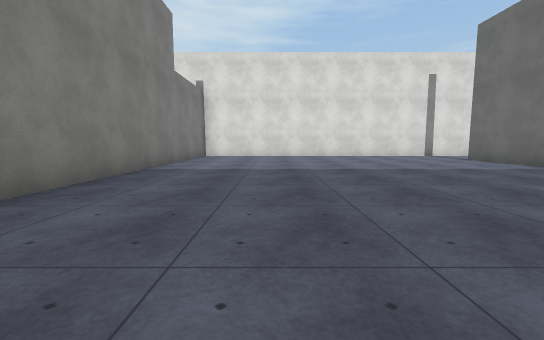
[1] (above)

12 first-person views from a walk through a 3-D level made in the Unity game engine. The camera is 1.2 m above the floor, tilts 6° down and sees 90° across. The floor is counted in squares, 2 m on a side. Each view is taken from the middle of a square. On the plan, view 1 faces up. The plan holds only what a view shows up to about 9 squares ahead; the rest is blank. The place goes on beyond the plan. The player is left out. Surface patterns are stand-ins for the level's own textures.

[2]
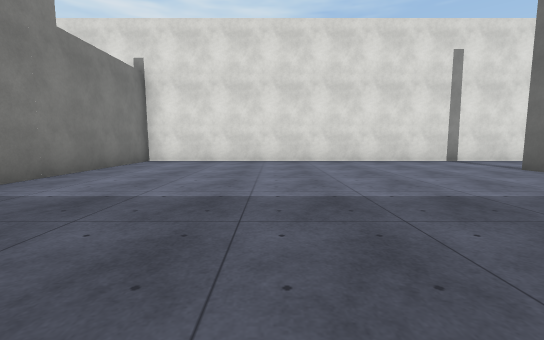

[3]
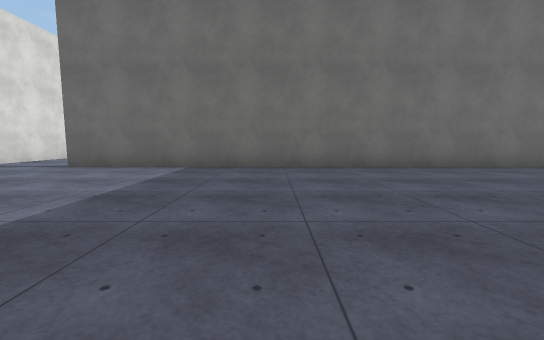

[4]
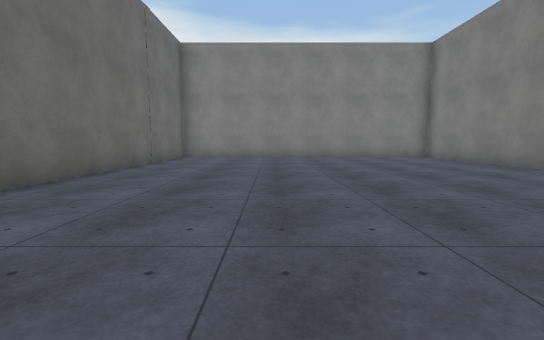

[5]
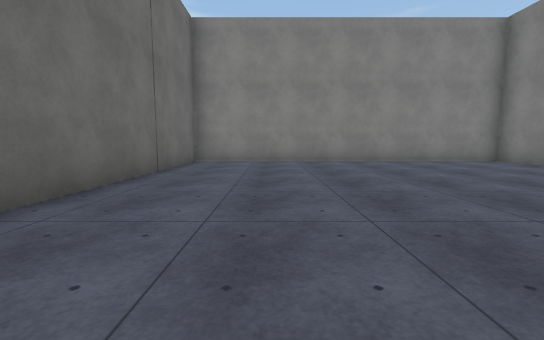

[6]
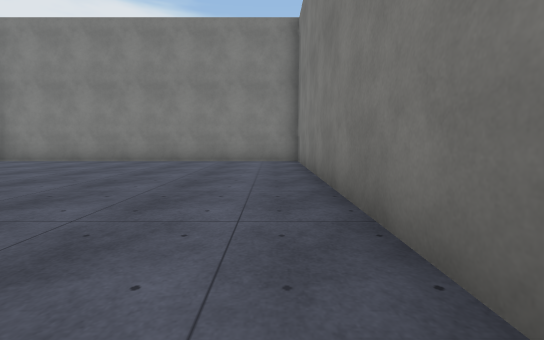

[7]
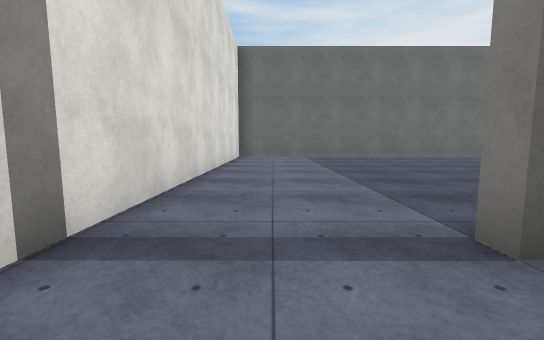

[8]
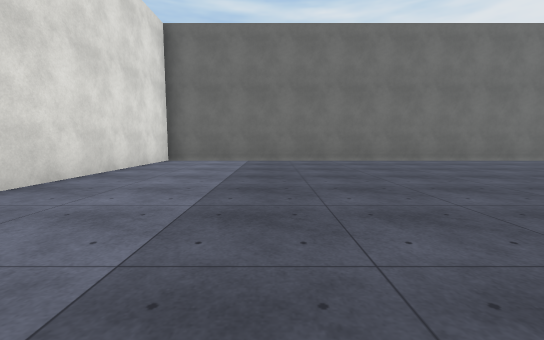

[9]
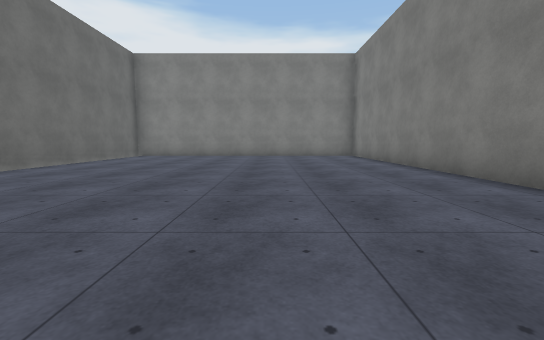

[10]
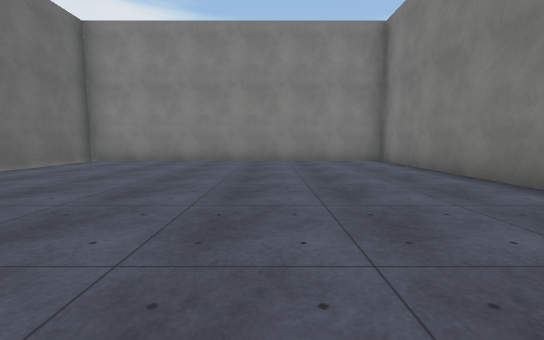

[11]
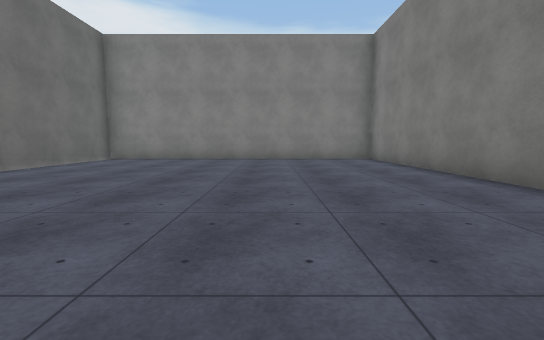

[12]
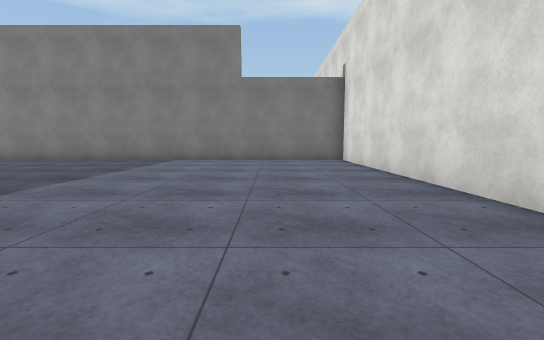

### Floor plan
Ten units are one square. View 1 is at (0, 0); x grows to the right and y downward. Boxes are objects, and circles mark ways between rooms. Rooms are numbered by the first view taken in them; rooms with no view inside come last. Other rooms are left out.
<svg viewBox="-33 -118 194 185">
<path fill="none" stroke="#000" d="M74 -113 -28 -113 -28 62 63 62 63 -89M66 -46 66 35 156 35 156 -113 74 -113"/>
<circle cx="67" cy="-100" r="3" fill="#2a7"/>
<text x="20" y="-30">1</text>
<text x="110" y="-40">2</text>
</svg>
Room 1 opens to room 2.

Where each view was taken, in squares from view 1:
view 1: 0 up, 0 right, facing up
view 2: 3 up, 1 right, facing up
view 3: 4 up, 0 right, facing right
view 4: 4 up, 3 right, facing down
view 5: 2 up, 4 right, facing down
view 6: 2 up, 2 left, facing down
view 7: 10 up, 5 right, facing right
view 8: 8 up, 7 right, facing right
view 9: 8 up, 10 right, facing down
view 10: 5 up, 10 right, facing down
view 11: 6 up, 10 right, facing down
view 12: 9 up, 6 right, facing left
